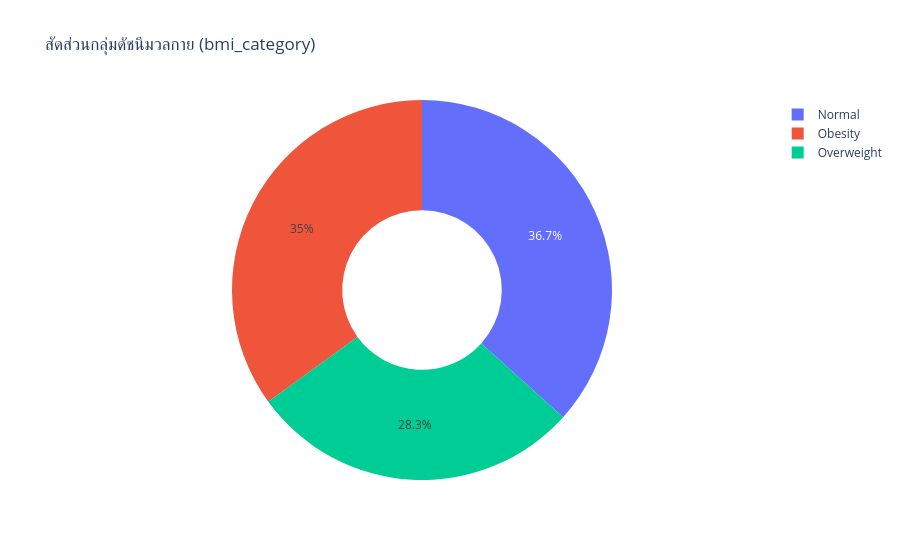
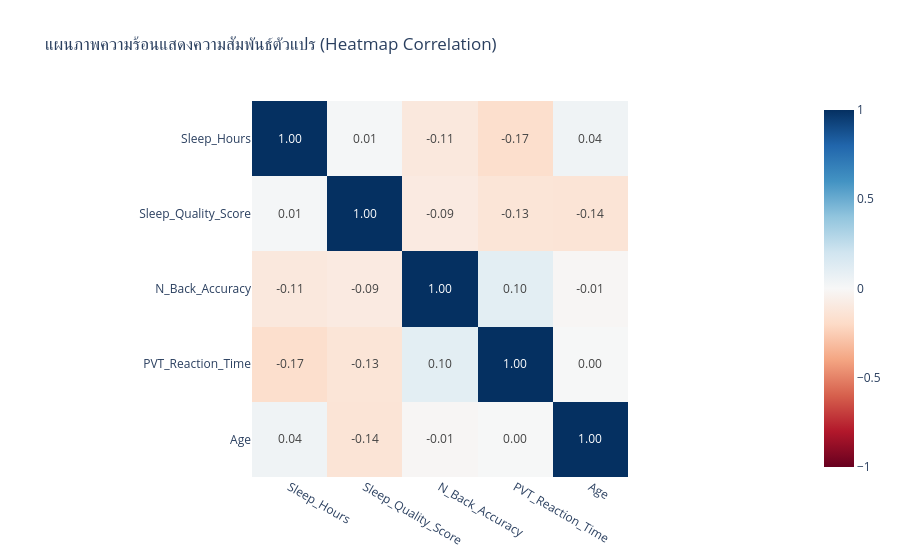

Notebook cell for these charts, in order:
### Code cell
import pandas as pd
import plotly.express as px

# 1. อ่านข้อมูลจากไฟล์ CSV
df = pd.read_csv('Sleep_Deprivation.csv')

# --- 1. กราฟวงกลมแบบโดนัท (Donut Chart) ---
# นับจำนวนสัดส่วนผู้เข้าร่วมตามประเภท BMI (bmi_category)
bmi_counts = df['bmi_category'].value_counts().reset_index()
bmi_counts.columns = ['bmi_category', 'count']

# สร้างกราฟวงกลมแบบมีรูตรงกลาง (hole=0.42) ตามตัวอย่าง
fig_pie = px.pie(
    bmi_counts,
    names='bmi_category',
    values='count',
    hole=0.42,
    title='สัดส่วนกลุ่มดัชนีมวลกาย (bmi_category)',
)
fig_pie.show()


# --- 2. แผนภาพความร้อน (Heatmap Correlation) ---
# เลือกคอลัมน์ตัวเลขที่น่าสนใจมาคำนวณหาความสัมพันธ์ (corr)
cols = [
    'Sleep_Hours',
    'Sleep_Quality_Score',
    'N_Back_Accuracy',
    'PVT_Reaction_Time',
    'Age',
]
corr = df[cols].corr()

# สร้างแผนภาพความร้อนด้วย px.imshow ตามตัวอย่างเป๊ะๆ
fig_heatmap = px.imshow(
    corr,
    text_auto='.2f',  # แสดงตัวเลขทศนิยม 2 ตำแหน่งในช่อง
    color_continuous_scale='RdBu',  # ใช้โทนสีแดง-น้ำเงิน
    zmin=-1,
    zmax=1,
    title='แผนภาพความร้อนแสดงความสัมพันธ์ตัวแปร (Heatmap Correlation)',
)
fig_heatmap.show()

### Figure 1 — Plotly figure (JSON) as saved in the notebook; plotly's stock layout.template omitted (floating-point values rounded to 4 significant figures)
{"data": [{"domain": {"x": [0, 1], "y": [0, 1]}, "hole": 0.42, "hovertemplate": "bmi_category=%{label}<br>count=%{value}<extra></extra>", "labels": ["Normal", "Obesity", "Overweight"], "legendgroup": "", "name": "", "showlegend": true, "type": "pie", "values": [22, 21, 17]}], "layout": {"legend": {"tracegroupgap": 0}, "title": {"text": "สัดส่วนกลุ่มดัชนีมวลกาย (bmi_category)"}}}

### Figure 2 — Plotly figure (JSON) as saved in the notebook; plotly's stock layout.template omitted (floating-point values rounded to 4 significant figures)
{"data": [{"coloraxis": "coloraxis", "hovertemplate": "x: %{x}<br>y: %{y}<br>color: %{z}<extra></extra>", "name": "0", "texttemplate": "%{z:.2f}", "type": "heatmap", "x": ["Sleep_Hours", "Sleep_Quality_Score", "N_Back_Accuracy", "PVT_Reaction_Time", "Age"], "xaxis": "x", "y": ["Sleep_Hours", "Sleep_Quality_Score", "N_Back_Accuracy", "PVT_Reaction_Time", "Age"], "yaxis": "y", "z": [[1.0, 0.01391, -0.1104, -0.1742, 0.04415], [0.01391, 1.0, -0.08997, -0.1316, -0.1376], [-0.1104, -0.08997, 1.0, 0.1047, -0.01308], [-0.1742, -0.1316, 0.1047, 1.0, 0.003603], [0.04415, -0.1376, -0.01308, 0.003603, 1.0]]}], "layout": {"coloraxis": {"autocolorscale": false, "cmax": 1, "cmin": -1, "colorscale": [[0, "rgb(103,0,31)"], [0.1, "rgb(178,24,43)"], [0.2, "rgb(214,96,77)"], [0.3, "rgb(244,165,130)"], [0.4, "rgb(253,219,199)"], [0.5, "rgb(247,247,247)"], [0.6, "rgb(209,229,240)"], [0.7, "rgb(146,197,222)"], [0.8, "rgb(67,147,195)"], [0.9, "rgb(33,102,172)"], [1, "rgb(5,48,97)"]]}, "title": {"text": "แผนภาพความร้อนแสดงความสัมพันธ์ตัวแปร (Heatmap Correlation)"}, "xaxis": {"anchor": "y", "constrain": "domain", "domain": [0, 1], "scaleanchor": "y"}, "yaxis": {"anchor": "x", "autorange": "reversed", "constrain": "domain", "domain": [0, 1]}}}
